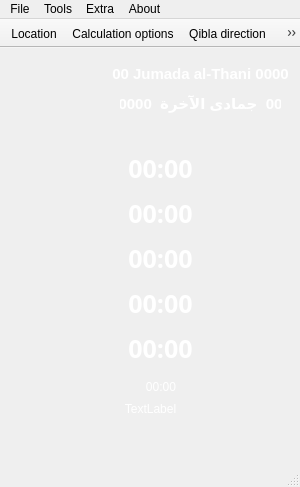
<?xml version="1.0" encoding="UTF-8"?>
<ui version="4.0">
 <class>Salat</class>
 <widget class="QMainWindow" name="Salat">
  <property name="geometry">
   <rect>
    <x>0</x>
    <y>0</y>
    <width>300</width>
    <height>487</height>
   </rect>
  </property>
  <property name="minimumSize">
   <size>
    <width>300</width>
    <height>487</height>
   </size>
  </property>
  <property name="maximumSize">
   <size>
    <width>300</width>
    <height>487</height>
   </size>
  </property>
  <property name="windowTitle">
   <string>Qsalat - salat times</string>
  </property>
  <property name="styleSheet">
   <string notr="true"/>
  </property>
  <widget class="QWidget" name="centralwidget">
   <widget class="QWidget" name="widget" native="true">
    <property name="geometry">
     <rect>
      <x>0</x>
      <y>0</y>
      <width>300</width>
      <height>400</height>
     </rect>
    </property>
    <property name="styleSheet">
     <string notr="true">background-image: url(:/images/qsalat.png);</string>
    </property>
    <widget class="QLabel" name="label_fajr">
     <property name="geometry">
      <rect>
       <x>110</x>
       <y>100</y>
       <width>101</width>
       <height>41</height>
      </rect>
     </property>
     <property name="font">
      <font>
       <family>Arial Black</family>
       <pointsize>19</pointsize>
       <weight>75</weight>
       <bold>true</bold>
      </font>
     </property>
     <property name="styleSheet">
      <string notr="true">color:white;
opacity:1.0;
background-image: url(:/images/slider3.png);</string>
     </property>
     <property name="text">
      <string>00:00</string>
     </property>
     <property name="alignment">
      <set>Qt::AlignCenter</set>
     </property>
    </widget>
    <widget class="QLabel" name="label_asr">
     <property name="geometry">
      <rect>
       <x>110</x>
       <y>190</y>
       <width>101</width>
       <height>41</height>
      </rect>
     </property>
     <property name="font">
      <font>
       <family>Arial Black</family>
       <pointsize>19</pointsize>
       <weight>75</weight>
       <bold>true</bold>
      </font>
     </property>
     <property name="styleSheet">
      <string notr="true">color:white;
opacity:1.0;
background-image: url(:/images/slider3.png);</string>
     </property>
     <property name="text">
      <string>00:00</string>
     </property>
     <property name="alignment">
      <set>Qt::AlignCenter</set>
     </property>
    </widget>
    <widget class="QLabel" name="label_isha">
     <property name="geometry">
      <rect>
       <x>110</x>
       <y>280</y>
       <width>101</width>
       <height>41</height>
      </rect>
     </property>
     <property name="font">
      <font>
       <family>Arial Black</family>
       <pointsize>19</pointsize>
       <weight>75</weight>
       <bold>true</bold>
      </font>
     </property>
     <property name="styleSheet">
      <string notr="true">color:white;
opacity:1.0;
background-image: url(:/images/slider3.png);</string>
     </property>
     <property name="text">
      <string>00:00</string>
     </property>
     <property name="alignment">
      <set>Qt::AlignCenter</set>
     </property>
    </widget>
    <widget class="QLabel" name="label_duhr">
     <property name="geometry">
      <rect>
       <x>110</x>
       <y>145</y>
       <width>101</width>
       <height>41</height>
      </rect>
     </property>
     <property name="font">
      <font>
       <family>Arial Black</family>
       <pointsize>19</pointsize>
       <weight>75</weight>
       <bold>true</bold>
      </font>
     </property>
     <property name="styleSheet">
      <string notr="true">color:white;
opacity:1.0;
background-image: url(:/images/slider3.png);</string>
     </property>
     <property name="text">
      <string>00:00</string>
     </property>
     <property name="alignment">
      <set>Qt::AlignCenter</set>
     </property>
    </widget>
    <widget class="QLabel" name="label_maghreb">
     <property name="geometry">
      <rect>
       <x>110</x>
       <y>235</y>
       <width>101</width>
       <height>41</height>
      </rect>
     </property>
     <property name="font">
      <font>
       <family>Arial Black</family>
       <pointsize>19</pointsize>
       <weight>75</weight>
       <bold>true</bold>
      </font>
     </property>
     <property name="styleSheet">
      <string notr="true">color:white;
opacity:1.0;
background-image: url(:/images/slider3.png);</string>
     </property>
     <property name="text">
      <string>00:00</string>
     </property>
     <property name="alignment">
      <set>Qt::AlignCenter</set>
     </property>
    </widget>
    <widget class="QLabel" name="label_location">
     <property name="geometry">
      <rect>
       <x>20</x>
       <y>340</y>
       <width>261</width>
       <height>41</height>
      </rect>
     </property>
     <property name="font">
      <font>
       <family>Arial</family>
      </font>
     </property>
     <property name="styleSheet">
      <string notr="true">background-image: url(:/images/slider3.png);
color:white;</string>
     </property>
     <property name="text">
      <string>TextLabel</string>
     </property>
     <property name="alignment">
      <set>Qt::AlignCenter</set>
     </property>
    </widget>
    <widget class="QLabel" name="label_hijri">
     <property name="geometry">
      <rect>
       <x>120</x>
       <y>40</y>
       <width>161</width>
       <height>31</height>
      </rect>
     </property>
     <property name="font">
      <font>
       <family>Arial</family>
       <pointsize>11</pointsize>
       <weight>75</weight>
       <italic>false</italic>
       <bold>true</bold>
      </font>
     </property>
     <property name="layoutDirection">
      <enum>Qt::RightToLeft</enum>
     </property>
     <property name="styleSheet">
      <string notr="true">background-image: url(:/images/slider3.png);
color:white;
</string>
     </property>
     <property name="locale">
      <locale language="Arabic" country="SaudiArabia"/>
     </property>
     <property name="text">
      <string>00  جمادى الآخرة  0000</string>
     </property>
     <property name="alignment">
      <set>Qt::AlignCenter</set>
     </property>
    </widget>
    <widget class="QLabel" name="label_hijri_2">
     <property name="geometry">
      <rect>
       <x>110</x>
       <y>10</y>
       <width>181</width>
       <height>31</height>
      </rect>
     </property>
     <property name="font">
      <font>
       <family>Arial</family>
       <pointsize>11</pointsize>
       <weight>75</weight>
       <italic>false</italic>
       <bold>true</bold>
      </font>
     </property>
     <property name="styleSheet">
      <string notr="true">background-image: url(:/images/slider3.png);
color:white;
</string>
     </property>
     <property name="text">
      <string>00 Jumada al-Thani 0000</string>
     </property>
     <property name="alignment">
      <set>Qt::AlignCenter</set>
     </property>
    </widget>
    <widget class="QLabel" name="label_shourouk">
     <property name="geometry">
      <rect>
       <x>130</x>
       <y>330</y>
       <width>62</width>
       <height>17</height>
      </rect>
     </property>
     <property name="styleSheet">
      <string notr="true">color:white;
opacity:1.0;
background-image: url(:/images/slider3.png);</string>
     </property>
     <property name="text">
      <string>00:00</string>
     </property>
     <property name="alignment">
      <set>Qt::AlignCenter</set>
     </property>
    </widget>
   </widget>
  </widget>
  <widget class="QMenuBar" name="menubar">
   <property name="geometry">
    <rect>
     <x>0</x>
     <y>0</y>
     <width>300</width>
     <height>18</height>
    </rect>
   </property>
   <widget class="QMenu" name="menuFile">
    <property name="title">
     <string>File</string>
    </property>
    <addaction name="actionHide"/>
    <addaction name="actionQuit"/>
   </widget>
   <widget class="QMenu" name="menuTools">
    <property name="title">
     <string>Tools</string>
    </property>
    <widget class="QMenu" name="menuPrayer_times_options">
     <property name="title">
      <string>Prayer times options</string>
     </property>
     <addaction name="actionGenerate_monthly_prayer_times"/>
     <addaction name="actionGenerate_yearly_prayer_times"/>
    </widget>
    <addaction name="separator"/>
    <addaction name="actionHijri_date"/>
    <addaction name="actionQibla_direction"/>
    <addaction name="actionLocation"/>
    <addaction name="actionAudio"/>
    <addaction name="actionCalculation_options"/>
    <addaction name="menuPrayer_times_options"/>
   </widget>
   <widget class="QMenu" name="menuExtra">
    <property name="title">
     <string>Extra</string>
    </property>
    <addaction name="actionWorldtime"/>
   </widget>
   <widget class="QMenu" name="menuAbout">
    <property name="title">
     <string>About</string>
    </property>
    <addaction name="separator"/>
    <addaction name="actionAbout_Qsalat"/>
    <addaction name="actionAbout_QT"/>
   </widget>
   <addaction name="menuFile"/>
   <addaction name="menuTools"/>
   <addaction name="menuExtra"/>
   <addaction name="menuAbout"/>
  </widget>
  <widget class="QStatusBar" name="statusbar"/>
  <widget class="QToolBar" name="toolBar">
   <property name="windowTitle">
    <string>toolBar</string>
   </property>
   <property name="movable">
    <bool>false</bool>
   </property>
   <property name="floatable">
    <bool>false</bool>
   </property>
   <attribute name="toolBarArea">
    <enum>TopToolBarArea</enum>
   </attribute>
   <attribute name="toolBarBreak">
    <bool>false</bool>
   </attribute>
   <addaction name="actionLocation"/>
   <addaction name="actionCalculation_options"/>
   <addaction name="actionQibla_direction"/>
   <addaction name="actionAudio"/>
   <addaction name="actionHijri_date"/>
   <addaction name="actionGenerate_monthly_prayer_times"/>
   <addaction name="actionGenerate_yearly_prayer_times"/>
   <addaction name="actionWorldtime"/>
  </widget>
  <action name="actionHide">
   <property name="icon">
    <iconset resource="../salat.qrc">
     <normaloff>:/images/hide.png</normaloff>:/images/hide.png</iconset>
   </property>
   <property name="text">
    <string>Hide</string>
   </property>
  </action>
  <action name="actionQuit">
   <property name="icon">
    <iconset resource="../salat.qrc">
     <normaloff>:/images/exit.png</normaloff>:/images/exit.png</iconset>
   </property>
   <property name="text">
    <string>Quit</string>
   </property>
  </action>
  <action name="actionHijri_date">
   <property name="icon">
    <iconset resource="../salat.qrc">
     <normaloff>:/images/hijri.png</normaloff>:/images/hijri.png</iconset>
   </property>
   <property name="text">
    <string>Hijri date conversion</string>
   </property>
  </action>
  <action name="actionQibla_direction">
   <property name="icon">
    <iconset resource="../salat.qrc">
     <normaloff>:/images/qibla.png</normaloff>:/images/qibla.png</iconset>
   </property>
   <property name="text">
    <string>Qibla direction</string>
   </property>
  </action>
  <action name="actionLocation">
   <property name="icon">
    <iconset resource="../salat.qrc">
     <normaloff>:/images/world.png</normaloff>:/images/world.png</iconset>
   </property>
   <property name="text">
    <string>Location</string>
   </property>
  </action>
  <action name="actionAudio">
   <property name="icon">
    <iconset resource="../salat.qrc">
     <normaloff>:/images/mp3.png</normaloff>:/images/mp3.png</iconset>
   </property>
   <property name="text">
    <string>Audio</string>
   </property>
  </action>
  <action name="actionCustom_option">
   <property name="text">
    <string>Custom option</string>
   </property>
  </action>
  <action name="actionWorld_time">
   <property name="text">
    <string>World time</string>
   </property>
  </action>
  <action name="actionAbout_Qsalat">
   <property name="icon">
    <iconset resource="../salat.qrc">
     <normaloff>:/images/mecque.png</normaloff>:/images/mecque.png</iconset>
   </property>
   <property name="text">
    <string>About Qsalat</string>
   </property>
  </action>
  <action name="actionAbout_QT">
   <property name="icon">
    <iconset resource="../salat.qrc">
     <normaloff>:/images/Qt.png</normaloff>:/images/Qt.png</iconset>
   </property>
   <property name="text">
    <string>About QT</string>
   </property>
  </action>
  <action name="actionCalculation_options">
   <property name="icon">
    <iconset resource="../salat.qrc">
     <normaloff>:/images/0396.png</normaloff>:/images/0396.png</iconset>
   </property>
   <property name="text">
    <string>Calculation options</string>
   </property>
  </action>
  <action name="actionWorldtime">
   <property name="icon">
    <iconset>
     <normaloff>:/usr/share/qsalat/images/0442.png</normaloff>:/usr/share/qsalat/images/0442.png</iconset>
   </property>
   <property name="text">
    <string>World time</string>
   </property>
  </action>
  <action name="actionGenerate_monthly_prayer_times">
   <property name="icon">
    <iconset resource="../salat.qrc">
     <normaloff>:/images/month.png</normaloff>:/images/month.png</iconset>
   </property>
   <property name="text">
    <string>Generate monthly prayer times</string>
   </property>
  </action>
  <action name="actionGenerate_yearly_prayer_times">
   <property name="icon">
    <iconset resource="../salat.qrc">
     <normaloff>:/images/year.png</normaloff>:/images/year.png</iconset>
   </property>
   <property name="text">
    <string>Generate yearly prayer times</string>
   </property>
  </action>
  <action name="actionPlayer">
   <property name="text">
    <string>Player</string>
   </property>
  </action>
  <action name="actionPlayer_2">
   <property name="text">
    <string>Player</string>
   </property>
  </action>
  <action name="actionPlayer_3">
   <property name="text">
    <string>player</string>
   </property>
  </action>
  <action name="actionShow">
   <property name="text">
    <string>show</string>
   </property>
  </action>
  <action name="actionShow_2">
   <property name="text">
    <string>show</string>
   </property>
  </action>
 </widget>
 <resources>
  <include location="../salat.qrc"/>
 </resources>
 <connections/>
</ui>
